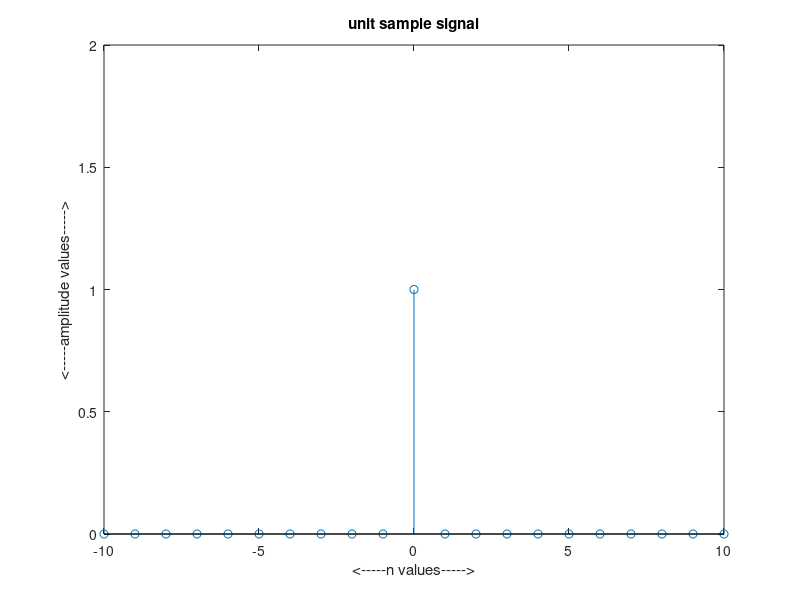
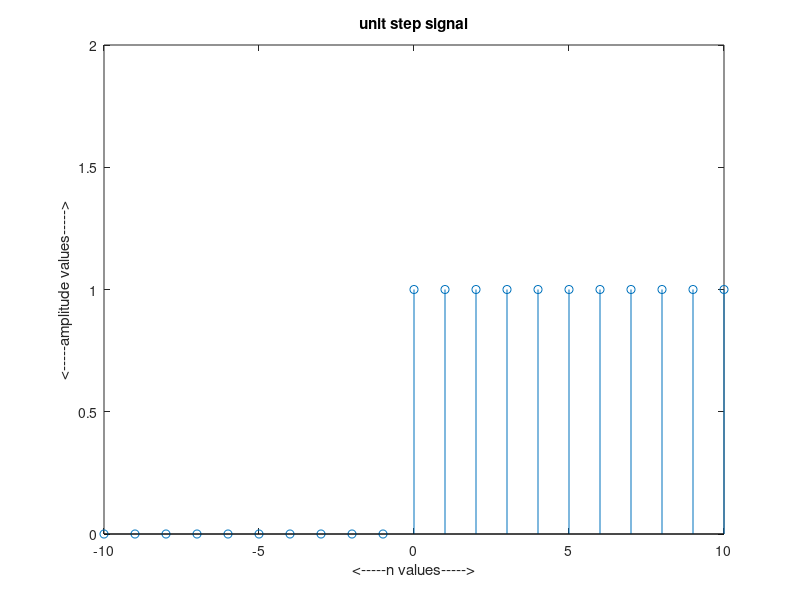
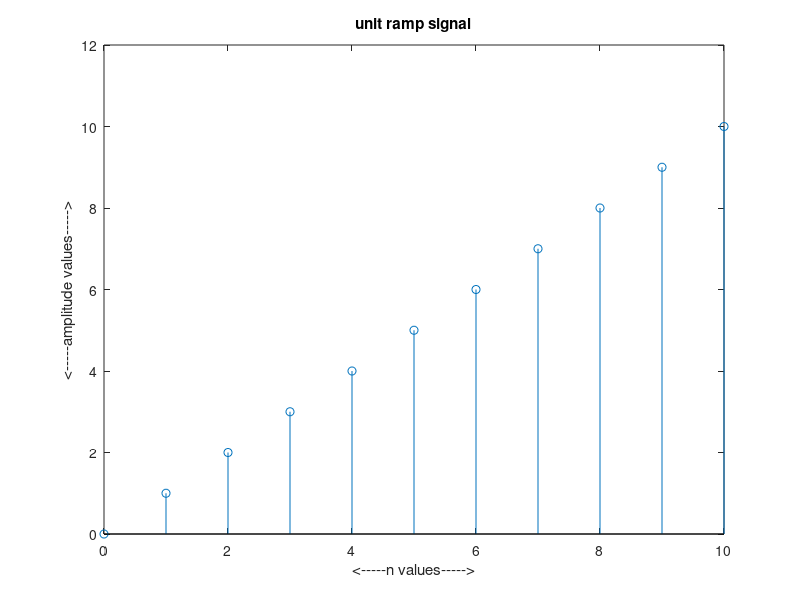
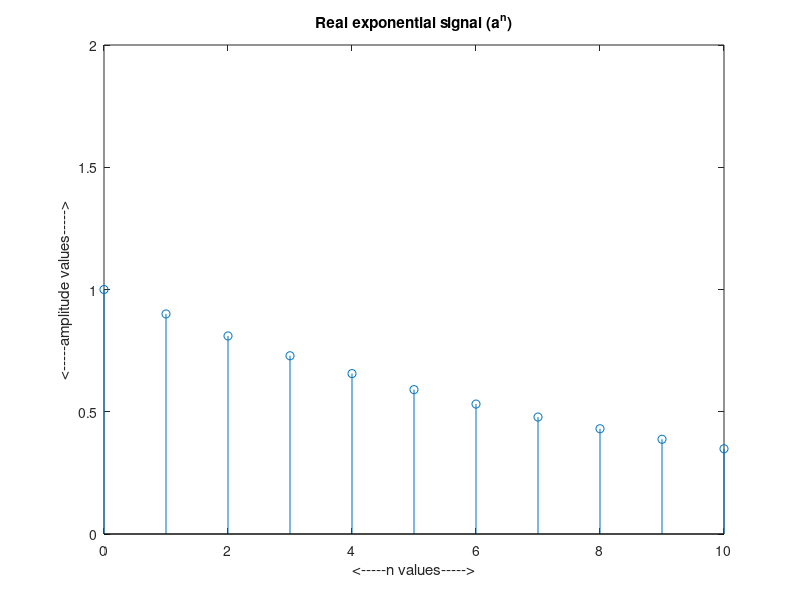

Here is the MATLAB script that generated these plots, in order:
clc;
clear all;
close all;

n=-10:10;
%unit sample signal
y=(n==0)
figure;
stem(n,y)
axis([-10 10 0 2])
xlabel('<-----n values----->')
ylabel('<-----amplitude values----->')
title('unit sample signal')
%unit step signal
c=n>=0;
figure;
stem(n,c)
axis([-10 10 0 2])
xlabel('<-----n values----->')
ylabel('<-----amplitude values----->')
title('unit step signal')
%unit ramp signal
x=0:10
r=x;
figure;
stem(x,r)
axis([0 10 0 12])
xlabel('<-----n values----->')
ylabel('<-----amplitude values----->')
title('unit ramp signal')
%real exponential signal
x=0:10;

a=0.9
p=a.^x;
figure;
stem(x,p)
axis([0 10 0 2])
xlabel('<-----n values----->')
ylabel('<-----amplitude values----->')
title('Real exponential signal (a^n)')

